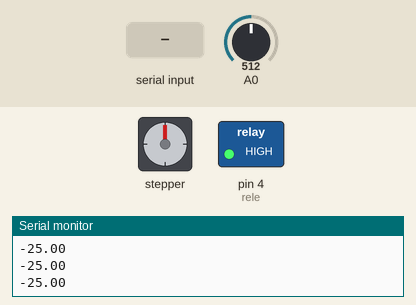
This sketch was run on a simulated Arduino Uno, built with avr-gcc and run on an emulated ATmega328P. Parts: stepper motor, switched loads named in the sketch (green lamp = pin HIGH), the last lines printed to the serial monitor. Inputs (shaded band) come from the test bench; at power-on: A0 = 512. The local clock reads 2024-03-15 10:24:30 at power-on unless the sketch sets it; stepper angles assume 500 steps per turn.

Above: at 1.2 s.
1.3 s: "c" received over Serial
At 1.66 s:
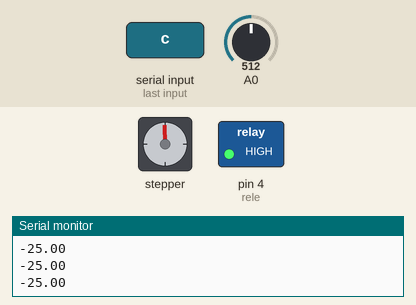
At 2.26 s:
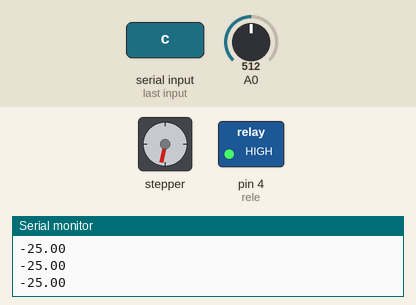
Timing chart, 0 to 16.3 s (numbered marks = the images above; inputs shaded):
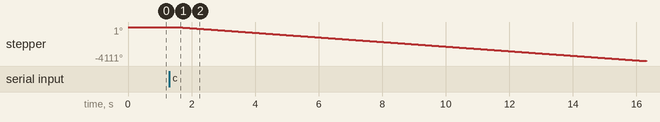

The sketch:

aquarioArduino.ino
```cpp
// Autor: George Lincoln
// Data: 10/05/2017
// Projeto Aquario -- beta

#include <Stepper.h>
#include <virtuabotixRTC.h>
/// portas para o motor de passo
virtuabotixRTC myRTC(6, 7, 8);

 //Servo motor;
Stepper myStepper(500, 9, 10, 11, 12);
char readBluetooth = ' ';
int rele = 4;

/// Configuração da temperatura
double Thermister(int aux)
{
  double Temp;
  Temp = log(((10240000/aux) - 10000));
  Temp = 1 / (0.001129148 + (0.000234125 * Temp) + (0.0000000876741 * pow(Temp, 3)));
  Temp = 273.15 - Temp;  // Converter Kelvin em Celcius
  return Temp;// a temperatura é captada invetida

}

void printTemp()
{
  Serial.println(Thermister(analogRead(0)));
  delay(300);
}

///Configuração do tempo
void data()
{
  /// Armazena a data
  myRTC.updateTime();
  /// Verifica a hora e os minutos para manipular o relé
  TempLed(myRTC.hours, myRTC.minutes);
  /// Verifica a hora e os minutos para manipular o motor 5V
  TempAlimentador(myRTC.hours, myRTC.minutes);
}

///Configuração do tempo da iluminação
void TempLed(int horas, int minutos)
{
     if(!minutos)
        digitalWrite(rele, (horas == 19? LOW : (horas == 22 ? HIGH : LOW)));

}

///Configuração do tempo do alimentador
void TempAlimentador(int horas, int minutos)
{
     if(!minutos)
       if(horas == 7 || horas == 15 || horas == 23)
          alimentador();
}

void alimentador()
{
  int i;
  for(i = 0; i < 40000; i++)///2000 = 360 graus
      //Gira o motor no sentido anti-horario
      myStepper.step(-1);

  delay(500);
}

///Configuração do Bluetooth segundo o aplicativo
void Bluetooth()
{
   if (Serial.available())
  {
    readBluetooth = Serial.read();

    if(readBluetooth == 'a')
      /// Iluminação Ligada
      digitalWrite(rele, LOW);
    else if(readBluetooth == 'b')
      /// Iluminação Desligada
      digitalWrite(rele, HIGH);
      /// Liga o motor de passo
    else if (readBluetooth == 'c')
      alimentador();
  }
}

//Função Principal
void setup()
{
  Serial.begin(9600);
  pinMode(rele, OUTPUT);
  digitalWrite(rele, HIGH);
  /// velocidade do motor(alimentador)
  myStepper.setSpeed(50);
  // (segundos, minutos, hora, dia da semana, dia do mes, mes, ano)
  myRTC.setDS1302Time(54, 22, 9, 3, 11, 6, 2017);

}
//Loop Principal
void loop()
{
  printTemp();
  Bluetooth();
  data();

}
```

Measured:
- after the input at 1.3 s, stepper: keeps turning counter-clockwise at about 278°/s, starting after 0.21 s
